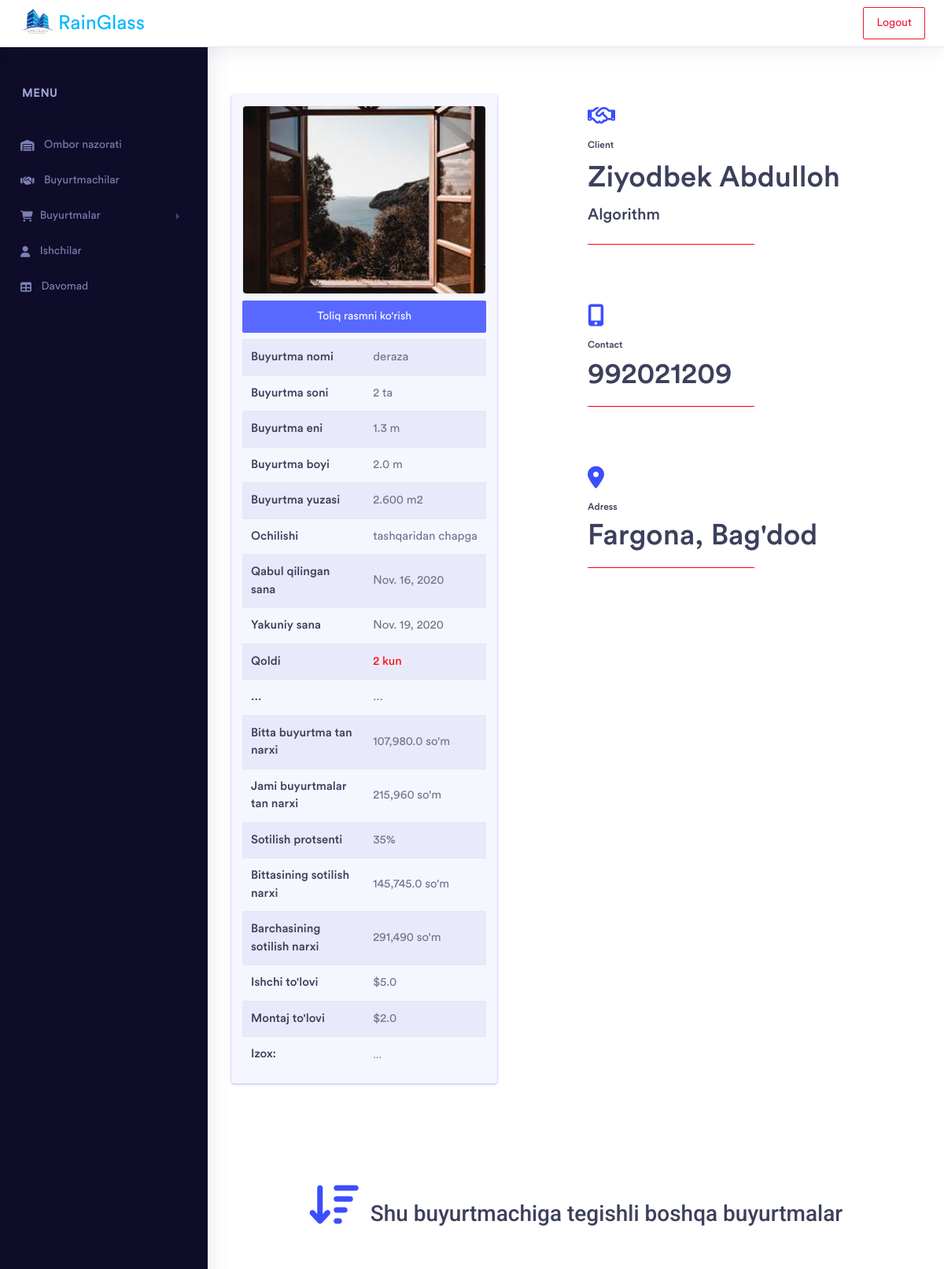
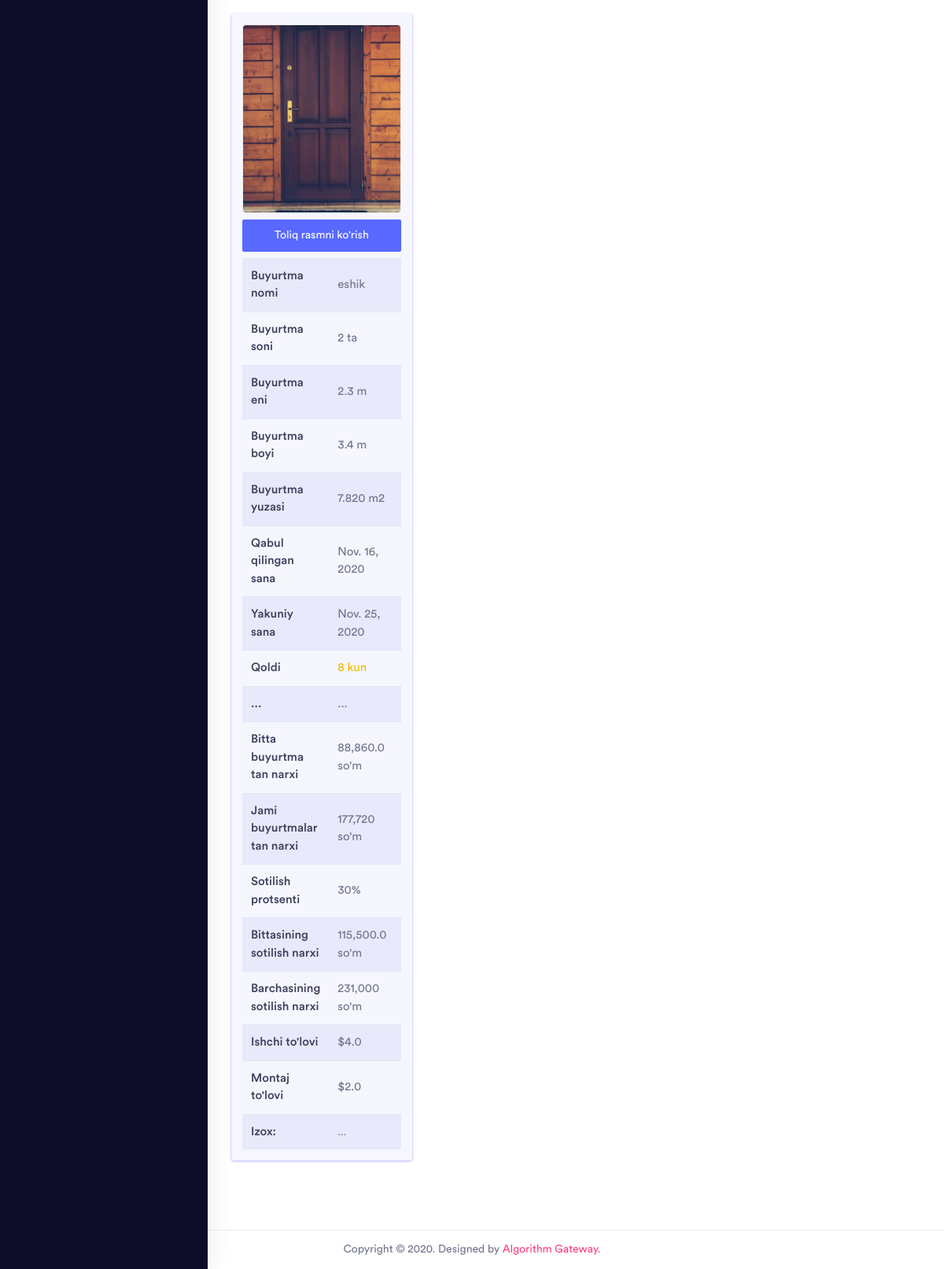
Page /detail/2/ (signed in) on the committed database (2 pictures, top to bottom).
### rainglass_app/models.py (models this page shows, shortened)
class Buyurtma(models.Model):
    buyurtmachi = models.ForeignKey(
        Buyurtmachi, on_delete=models.CASCADE, related_name='buyurtmalar')
    buyurtma_nomi = models.CharField(max_length=200)
    boyi = models.FloatField()
    eni = models.FloatField()
    ochilishi = models.CharField(max_length=200, blank=True)
    buyurtma_soni = models.IntegerField(default=1)
    picture = models.ImageField(upload_to='media/')
    qabul_qilingan_vaqt = models.DateField()
    deadline = models.DateField()
    sotilish_protsenti = models.PositiveIntegerField()
    kvm_uchun_ishchi_tolovi = models.FloatField()
    montaj_tolovi = models.FloatField(default=0)
    izox = models.TextField(blank=True)
    ishchi_nazorati = models.BooleanField(default=False)
    ish_yakunlandi = models.BooleanField(default=False)
    toliq_yopildi = models.BooleanField(default=False)
    class Meta:
        verbose_name_plural = "Buyurtma"
        ordering = ("deadline",)

class Buyurtmachi(models.Model):
    first_name = models.CharField(max_length=50)
    last_name = models.CharField(max_length=50)
    firma = models.CharField(max_length=50, blank=True)
    phone_number = models.CharField(max_length=13)
    adress = models.CharField(max_length=255)
    class Meta:
        verbose_name_plural = "Buyurtmachi"
        ordering = ("-id",)

### rainglass_app/views.py (the view)
# urls.py: path('detail/<int:id>/', detail, name='detail'),
@login_required
def detail(request, id):
    buyurtma = Buyurtma.objects.get(id=id)
    yuzasi = buyurtma.boyi * buyurtma.eni
    bugun = date.today()
    return render(request, 'detail.html', {'buyurtma': buyurtma,
                                           'yuzasi': yuzasi,
                                           'bugun': bugun,
                                           })

### templates/detail.html (shortened to what this page needs)
{% extends 'base.html' %}
{% load static %}
{% load custom_tags %}
{% block content %}
{% if request.user.is_staff %}
<div class="dashboard-wrapper" style="height: 100%;">
    <div class="container-fluid dashboard-content pt-5 ">
        <div class="row mt-4">
            <div class="col-lg-6 mt-5">
                <div class="card img-box1">
                    <img src="{{ buyurtma.picture.url }}" class="card-img" alt="...">
                    <button type="button" class="btn mt-2 btn-primary" data-toggle="modal" data-target="#exampleModal">
                        Toliq rasmni ko'rish
                    </button>
                    <div class="pt-2">
                        <table class="table" style="width:100%">
                            <tbody>
                                <tr>
                                    <th>Buyurtma nomi</th>
                                    <td>{{ buyurtma.buyurtma_nomi }}</td>
                                </tr>
                                <tr>
                                    <th>Buyurtma soni</th>
                                    <td>{{ buyurtma.buyurtma_soni }} ta</td>
                                </tr>
                                <tr>
                                    <th>Buyurtma eni</th>
                                    <td>{{ buyurtma.eni }} m</td>
                                </tr>
                                <tr>
                                    <th>Buyurtma boyi</th>
                                    <td>{{ buyurtma.boyi }} m</td>
                                </tr>
                                <tr>
                                    <th>Buyurtma yuzasi</th>
                                    <td>{{ buyurtma|yuzasi|floatformat:"3" }} m2</td>
                                </tr>
                                <tr>
                                    <th>Ochilishi</th>
                                    <td>{{ buyurtma.ochilishi }}</td>
                                </tr>
                                <tr>
                                    <th>Qabul qilingan sana</th>
                                    <td>{{ buyurtma.qabul_qilingan_vaqt }}</td>
                                </tr>
                                <tr>
                                    <th>Yakuniy sana</th>
                                    <td>{{ buyurtma.deadline }}</td>
                                </tr>
                                <tr>
                                    {% with qoldi=buyurtma.deadline|sub:bugun %}
                                    <th>Qoldi </th>
                                    <td
                                        style="color:{% if qoldi.days <= 5 %} red {% elif qoldi.days <= 10 %} #f3b600 {% else %} green {% endif %}">
                                        {{ qoldi.days }} kun</td>
                                    {% endwith %}
                                </tr>
                                <tr>
                                    <th>...</th>
                                    <td>...</td>
                                </tr>
                                {% with tan_narx=buyurtma|tan_narx %}
                                <tr>
                                    <th>Bitta buyurtma tan narxi</th>
                                    <td class="numbers">{{ tan_narx|n_format }} so'm</td>
                                </tr>
                                <tr>
                                    <th>Jami buyurtmalar tan narxi</th>
                                    <td class="numbers">
                                        {{ buyurtma.buyurtma_soni|multiply:tan_narx|n_format }} so'm
                                    </td>
                                </tr>
                                {% with ustama=tan_narx|divide:100|multiply:buyurtma.sotilish_protsenti %}
                                <tr>
                                    <th>Sotilish protsenti</th>
                                    <td class="numbers">{{ buyurtma.sotilish_protsenti }}%</td>
                                </tr>
                                <tr>
                                    <th>Bittasining sotilish narxi</th>
                                    <td class="numbers">{{ tan_narx|ad:ustama|n_format }} so'm</td>
                                </tr>
                                <tr>
                                    <th>Barchasining sotilish narxi</th>
                                    <td class="numbers">
                                        {{ tan_narx|ad:ustama|multiply:buyurtma.buyurtma_soni|n_format }} so'm</td>
                                </tr>
                                {% endwith %}
                                <tr>
                                    <th>Ishchi to'lovi</th>
                                    <td class="numbers">${{ buyurtma.kvm_uchun_ishchi_tolovi }}</td>
                                </tr>
                                <tr>
                                    <th>Montaj to'lovi</th>
                                    <td class="numbers">${{ buyurtma.montaj_tolovi }}</td>
                                </tr>
                                {% endwith %}
                                <tr>
                                    <th style="width: 30%;">Izox:</th>
                                    <td>
                                        <p style="font-size: small;">
                                            {% if buyurtma.izox %}
                                            {{ buyurtma.izox }}
                                            {% else %}
                                            ...
                                            {% endif %}
                                        </p>
                                    </td>
                                </tr>
                            </tbody>
                        </table>
                    </div>
                </div>
            </div>
            <div class="b-info col-lg-6">
                <div>
                    <i class="far mb-3 fa-handshake fa-2x"></i>
                    <h6>Client</h6>
                    <h2 class="mt-2" style="line-height: 40px;">{{ buyurtma.buyurtmachi.first_name }}
                        {{ buyurtma.buyurtmachi.last_name }}</h2>
                    <h3>{{ buyurtma.buyurtmachi.firma }}</h3>
                </div>
                <div>
                    <i class="fas mb-3 fa-2x fa-mobile-alt"></i>
                    <h6>Contact</h6>
                    <h2><a href="tel://{{ buyurtma.buyurtmachi.phone_number }}"
                            style="color: #3d405c;">{{ buyurtma.buyurtmachi.phone_number }}</a></h2>
                </div>
                <div>
                    <i class="fas mb-3 fa-2x fa-map-marker-alt"></i>
                    <h6>Adress</h6>
                    <h2>{{ buyurtma.buyurtmachi.adress }}</h2>
                </div>
            </div>
        </div>
        <div class="row b-buyurtma my-5">
            <div class="col-lg-12 pb-2 pt-5">
                <h2 class="text-center" style="font-family: 'Roboto', sans-serif;">
                    <i class="fas fa-2x fa-sort-amount-down mr-2"></i>
                    Shu buyurtmachiga tegishli boshqa buyurtmalar
                </h2>
            </div>
            {% for buy in buyurtma.buyurtmachi.buyurtmalar.all|exclude:buyurtma %}
            <div class="col-lg-4 mt-5">
                <div class="card img-box">
                    <img src="{{ buy.picture.url }}" class="card-img" alt="...">
                    <button type="button" class="btn mt-2 btn-primary" data-toggle="modal" data-target="#Modal{{buy.id}}">
                        Toliq rasmni ko'rish
                    </button>
                    <div class="pt-2">
                        <table class="table table-responsive" style="width:100%">
                            <tbody>
                                <tr>
                                    <th>Buyurtma nomi</th>
                                    <td>{{ buy.buyurtma_nomi }}</td>
                                </tr>
                                <tr>
                                    <th>Buyurtma soni</th>
                                    <td>{{ buy.buyurtma_soni }} ta</td>
                                </tr>
                                <tr>
                                    <th>Buyurtma eni</th>
                                    <td>{{ buy.eni }} m</td>
                                </tr>
                                <tr>
                                    <th>Buyurtma boyi</th>
                                    <td>{{ buy.boyi }} m</td>
                                </tr>
                                <tr>
                                    <th>Buyurtma yuzasi</th>
                                    <td>{{ buy|yuzasi|floatformat:"3" }} m2</td>
                                </tr>
                                <tr>
                                    <th>Qabul qilingan sana</th>
                                    <td>{{ buy.qabul_qilingan_vaqt }}</td>
                                </tr>
                                <tr>
                                    <th>Yakuniy sana</th>
                                    <td>{{ buy.deadline }}</td>
                                </tr>
                                <tr>
                                    {% with qoldi=buy.deadline|sub:bugun %}
                                    <th>Qoldi </th>
                                    <td
                                        style="color:{% if qoldi.days <= 5 %} red {% elif qoldi.days <= 10 %} #f3b600 {% else %} green {% endif %}">
                                        {{ qoldi.days }} kun</td>
                                    {% endwith %}
                                </tr>
                                <tr>
                                    <th>...</th>
                                    <td>...</td>
                                </tr>
                                {% with tan_narx=buy|tan_narx %}
                                <tr>
                                    <th>Bitta buyurtma tan narxi</th>
                                    <td class="numbers">{{ tan_narx|n_format }} so'm</td>
                                </tr>
                                <tr>
                                    <th>Jami buyurtmalar tan narxi</th>
                                    <td class="numbers">
                                        {{ buy.buyurtma_soni|multiply:tan_narx|n_format }} so'm
                                    </td>
                                </tr>
                                {% with ustama=tan_narx|divide:100|multiply:buy.sotilish_protsenti %}
                                <tr>
                                    <th>Sotilish protsenti</th>
                                    <td class="numbers">{{ buy.sotilish_protsenti }}%</td>
                                </tr>
                                <tr>
                                    <th>Bittasining sotilish narxi</th>
                                    <td class="numbers">{{ tan_narx|ad:ustama|n_format }} so'm</td>
                                </tr>
                                <tr>
                                    <th>Barchasining sotilish narxi</th>
                                    <td class="numbers">{{ tan_narx|ad:ustama|multiply:buy.buyurtma_soni|n_format }} so'm
                                    </td>
                                </tr>
                                {% endwith %}
                                <tr>
                                    <th>Ishchi to'lovi</th>
                                    <td class="numbers">${{ buy.kvm_uchun_ishchi_tolovi }}</td>
                                </tr>
                                <tr>
                                    <th>Montaj to'lovi</th>
                                    <td class="numbers">${{ buy.montaj_tolovi }}</td>
                                </tr>
                                {% endwith %}
                                <tr>
                                    <th>Izox:</th>
                                    <td style="font-size: small;">
                                        {% if buy.izox %}
                                        {{ buy.izox }}
                                        {% else %}
                                        ...
                                        {% endif %}
                                    </td>
                                </tr>
                            </tbody>
                        </table>
                    </div>
                </div>
            </div>
            {% endfor %}
        </div>
    </div>
</div>
{% endif %}
{% endblock %}

### rows in the picture
Buyurtma: picture (picture), buyurtma_nomi "deraza", buyurtma_soni "2", eni "1.3", boyi "2.0", boyi+eni "2.600", ochilishi "tashqaridan chapga", qabul_qilingan_vaqt "Nov. 16, 2020", deadline "Nov. 19, 2020", buyurtma_soni|multiply "215,960", sotilish_protsenti "35", buyurtma_soni "291,490", kvm_uchun_ishchi_tolovi "5.0", montaj_tolovi "2.0", buyurtmachi.first_name "Ziyodbek", buyurtmachi.last_name "Abdulloh", buyurtmachi.firma "Algorithm", buyurtmachi.phone_number "992021209", buyurtmachi.adress "Fargona, Bag'dod"
Buyurtma: picture (picture), buyurtma_nomi "eshik", buyurtma_soni "2", eni "2.3", boyi "3.4", boyi+eni "7.820", qabul_qilingan_vaqt "Nov. 16, 2020", deadline "Nov. 25, 2020", days "8", tan_narx "88,860.0", buyurtma_soni|multiply "177,720", sotilish_protsenti "30", tan_narx "115,500.0", buyurtma_soni "231,000", kvm_uchun_ishchi_tolovi "4.0", montaj_tolovi "2.0"

### other values in the picture
{{ tan_narx|n_format }} "107,980.0"
{{ tan_narx|ad:ustama|n_format }} "145,745.0"
